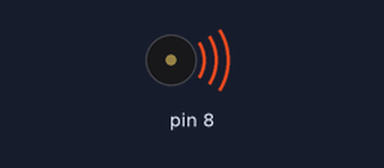
Recording of a sketch running on a simulated Arduino Uno, built with avr-gcc and run on an emulated ATmega328P. On the bench: buzzer (waves = sounding).

Above: at 0.1 s.
At 6.0 s:
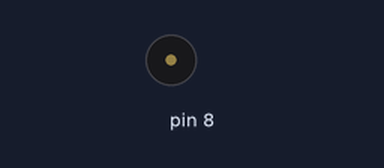
Timing chart, 0 to 7.5 s (numbered marks = the images above):
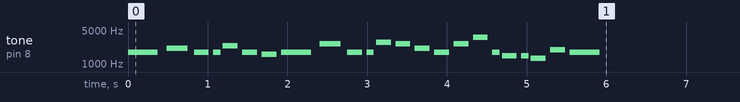

The sketch:

Melodies.ino
```cpp
/*
 * Melodies
 *
 * Plays a melodie using a sequence of notes
 * and durations for each
 *
 * Circuit:
 *  8-ohm speaker on digital pin 8
 *    Longer pin goes to D8
 *    Shorter pin goes to GND
 *
 *  based on: "Melody" by Tom Igoe
 *  http://www.arduino.cc/en/Tutorial/Tone
*/

// Include note frequency constants
#include "pitches.h"

// Number of notes in the melody: MUST be changed if melody changes
#define MY_SIZE 23

// Default example melody
int melody[] = {
  NOTE_C4, NOTE_G3, NOTE_G3, NOTE_A3, NOTE_G3, 0, NOTE_B3, NOTE_C4
};

// Notes in "Hedwig's Theme"
// Source: https://pianoletternotes.blogspot.com/2015/11/hedwigs-theme-harry-potter.html
int melodyHT[] = {
  NOTE_B4,
  NOTE_E4, NOTE_G4, NOTE_FS4,
  NOTE_E4, NOTE_B4,
  NOTE_A4,
  NOTE_FS4,

  NOTE_E4, NOTE_G4, NOTE_FS4,
  NOTE_D4, NOTE_F4,
  NOTE_B3,


};
// Note durations: 400 = quarter note, 800 = eighth note, etc.:
int noteDurationsHT[] = {
  800,
  570, 1600, 800,
  400, 800,
  264,
  264,

  570, 1600, 800,
  400, 800,
  264
};


// Notes in "Beverly Hills Cop Theme"
// Source: https://tabs.ultimate-guitar.com/tab/misc_soundtrack/beverly_hills_cop_theme_tabs_7655
int melodyBHCT[] = {
  NOTE_A6, NOTE_C7, NOTE_A6,
  NOTE_A6, NOTE_D7, NOTE_A6, NOTE_G6,

  NOTE_A6, NOTE_E7, NOTE_A6,
  NOTE_A6, NOTE_F7, NOTE_E7, NOTE_C7,

  NOTE_A6, NOTE_E7, NOTE_A7,
  NOTE_A6, NOTE_FS6, NOTE_FS6,
  NOTE_E6, NOTE_B6, NOTE_A6
};
int noteDurationsBHCT[] = {
  400, 570, 800,
  1600, 800, 800, 800,

  400, 570, 800,
  1600, 800, 800, 800,

  800, 800, 800,
  1600, 800, 1600,
  800, 800, 400

};

void setup() {
//  Iterate over the notes of the melody:
  for (int thisNote = 0; thisNote < MY_SIZE; thisNote++) {
    //    To calculate the note duration:
    //      take one second (or any period of time),
    //      divide by the note type,
    //      e.g. quarter note = 1000/4, eighth note = 1000/8, etc.

    int noteDuration = 150000 / noteDurationsBHCT[thisNote];

    //    Use tone() command with pin#, note frequency, note duration
    //    https://www.arduino.cc/reference/en/language/functions/advanced-io/tone/
    tone(8, melodyBHCT[thisNote], noteDuration);

    //    To distinguish the notes, set a minimum time between them.
    //    Duration + 30% seems to work well.
    int pauseBetweenNotes = noteDuration * 1.30;
    delay(pauseBetweenNotes);
    //    Stop the tone playing:
    noTone(8);
  }
}

void loop() {
  // No need to repeat the melody.
}
```

pitches.h
```cpp
/*************************************************
 * Public Constants
 *************************************************/

#define NOTE_B0  31
#define NOTE_C1  33
#define NOTE_CS1 35
#define NOTE_D1  37
#define NOTE_DS1 39
#define NOTE_E1  41
#define NOTE_F1  44
#define NOTE_FS1 46
#define NOTE_G1  49
#define NOTE_GS1 52
#define NOTE_A1  55
#define NOTE_AS1 58
#define NOTE_B1  62
#define NOTE_C2  65
#define NOTE_CS2 69
#define NOTE_D2  73
#define NOTE_DS2 78
#define NOTE_E2  82
#define NOTE_F2  87
#define NOTE_FS2 93
#define NOTE_G2  98
#define NOTE_GS2 104
#define NOTE_A2  110
#define NOTE_AS2 117
#define NOTE_B2  123
#define NOTE_C3  131
#define NOTE_CS3 139
#define NOTE_D3  147
#define NOTE_DS3 156
#define NOTE_E3  165
#define NOTE_F3  175
#define NOTE_FS3 185
#define NOTE_G3  196
#define NOTE_GS3 208
#define NOTE_A3  220
#define NOTE_AS3 233
#define NOTE_B3  247
#define NOTE_C4  262
#define NOTE_CS4 277
#define NOTE_D4  294
#define NOTE_DS4 311
#define NOTE_E4  330
#define NOTE_F4  349
#define NOTE_FS4 370
#define NOTE_G4  392
#define NOTE_GS4 415
#define NOTE_A4  440
#define NOTE_AS4 466
#define NOTE_B4  494
#define NOTE_C5  523
#define NOTE_CS5 554
#define NOTE_D5  587
#define NOTE_DS5 622
#define NOTE_E5  659
#define NOTE_F5  698
#define NOTE_FS5 740
#define NOTE_G5  784
#define NOTE_GS5 831
#define NOTE_A5  880
#define NOTE_AS5 932
#define NOTE_B5  988
#define NOTE_C6  1047
#define NOTE_CS6 1109
#define NOTE_D6  1175
#define NOTE_DS6 1245
#define NOTE_E6  1319
#define NOTE_F6  1397
#define NOTE_FS6 1480
#define NOTE_G6  1568
#define NOTE_GS6 1661
#define NOTE_A6  1760
#define NOTE_AS6 1865
#define NOTE_B6  1976
#define NOTE_C7  2093
#define NOTE_CS7 2217
#define NOTE_D7  2349
#define NOTE_DS7 2489
#define NOTE_E7  2637
#define NOTE_F7  2794
#define NOTE_FS7 2960
#define NOTE_G7  3136
#define NOTE_GS7 3322
#define NOTE_A7  3520
#define NOTE_AS7 3729
#define NOTE_B7  3951
#define NOTE_C8  4186
#define NOTE_CS8 4435
#define NOTE_D8  4699
#define NOTE_DS8 4978
```
